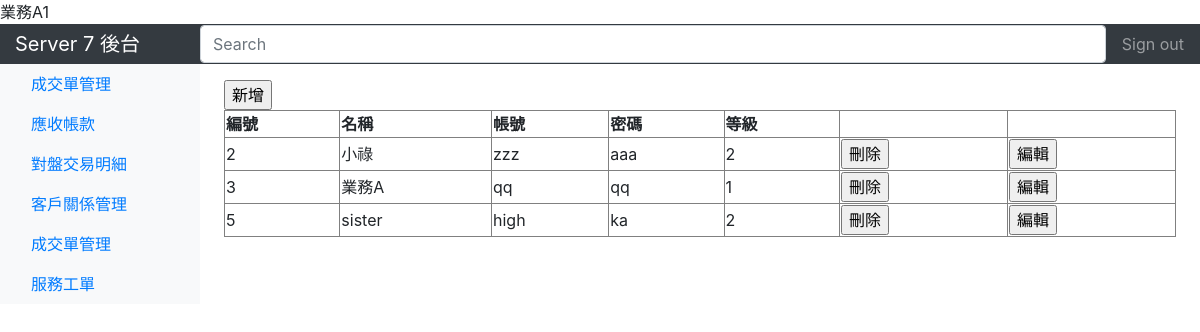
Page /index.php/login/account (signed in) on the committed database.
### tables this page shows
CREATE TABLE `EMPLOYEE` (
  `ID` int(11) NOT NULL,
  `NAME` varchar(20) NOT NULL,
  `ACCOUNT` varchar(20) NOT NULL,
  `PASSWORD` varchar(20) NOT NULL,
  `LEVEL` int(2) NOT NULL
);

### application/controllers/login.php (called while the page is built, shortened)
<?php
class Login extends CI_Controller {
	public function __construct()
    {
        $this->load->helper('url');
		$this->load->helper('form');
		$this->load->helper('array');
		$this->load->library('form_validation');
		$this->load->model('login_model');
    }
		public function account() {
			$data = $this->login_model->show_account(null);
			$this->load->view('templates/header');
			$this->load->view('pages/account', array('data' => $data,));
		}
}

### index.php (called while the page is built, shortened)
<?php
require_once BASEPATH.'core/CodeIgniter.php';

### application/models/login_model.php (called while the page is built, shortened)
<?php if ( ! defined('BASEPATH')) exit('No direct script access allowed');
class Login_model extends CI_Model {
        function show_account($id){
            if (is_null($id)) {
                $query = $this->db->get('EMPLOYEE');
            } else {
                $query = $this->db->get_where('EMPLOYEE', array('ID'=>$id));
            }
            if($query->result()!=null){
                foreach ($query->result() as $row) {
                    $result[] = array('ID'=>$row-> ID,
                                    'ACCOUNT'=>$row-> ACCOUNT,
                                    'PASSWORD'=>$row-> PASSWORD,
                                    'NAME'=>$row-> NAME,
                                    'LEVEL'=>$row-> LEVEL,);
                }
                return  $result;
            }
        }
}
?>

### application/views/pages/account.php (the view)
	<main role="main" class="col-md-9 ml-sm-auto col-lg-10 pt-3 px-4">
		<div>
			<form action="go_add_account" method="POST" name="" style= "display:inline">
				<input type="submit" name="" value="新增">
			</form>
			<table style="width:100%" border="1">
				<tr>
					<th nowrap="nowrap">編號</th>
					<th nowrap="nowrap">名稱</th>
					<th nowrap="nowrap">帳號</th>
					<th nowrap="nowrap">密碼</th>
					<th nowrap="nowrap">等級</th>
					<th nowrap="nowrap"></th>
				</tr>
				<?php
				if (isset($data)) {
					for ($i=0; $i<count($data); $i++) {
						echo "<tr>";
						echo "<td>".$data[$i]['ID']."</td>";
						echo "<td>".$data[$i]['NAME']."</td>";
						echo "<td>".$data[$i]['ACCOUNT']."</td>";
						echo '<td nowrap="nowrap">'.$data[$i]['PASSWORD']."</td>";
						echo "<td>".$data[$i]['LEVEL']."</td>";
						echo '<td>
							<form action="delete_account" method="POST" name="" style= "display:inline">
							<input type="hidden" name="account_id" value="'.$data[$i]['ID'].'">
							<input type="submit" name="" value="刪除">
							</form>
							</td>';
						echo '<td>
							<form action="go_edit_account" method="POST" name="" style= "display:inline">
							<input type="hidden" name="account_id" value="'.$data[$i]['ID'].'">
							<input type="submit" name="" value="編輯">
							</form>
							</td>';
						echo "</tr>";
					}
				}
				?>
			</table>
		</div>
	</main>
</body>
</html>

### application/views/templates/header.php (style rules this page uses)
th, td, form { white-space: nowrap; }

### rows in the picture
employee: ID "2", NAME "小祿", ACCOUNT "zzz", PASSWORD "aaa", LEVEL "2"
employee: ID "3", NAME "業務A", ACCOUNT "qq", PASSWORD "qq", LEVEL "1"
employee: ID "5", NAME "sister", ACCOUNT "high", PASSWORD "ka", LEVEL "2"

### other values in the picture
$_SESSION['NAME'] "業務A"
$_SESSION['LEVEL'] "1"
